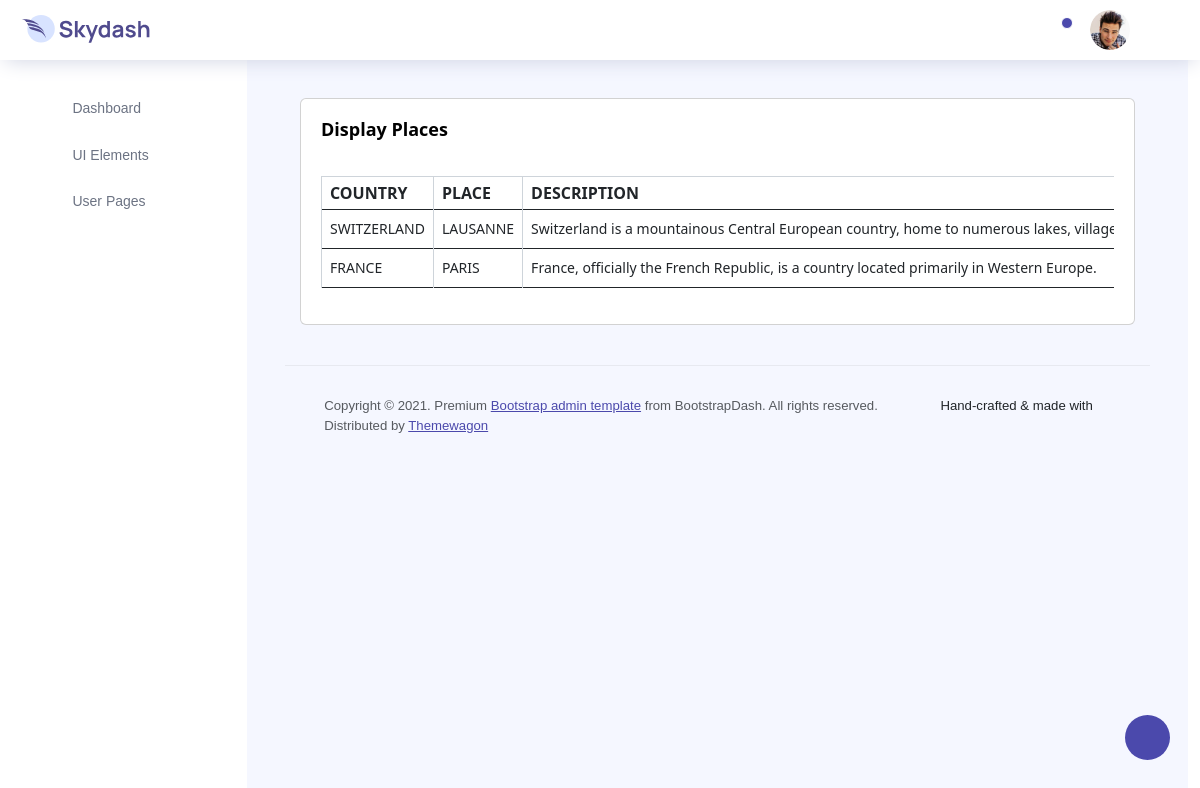
/backend/displayproduct/, run on the app's committed database.
### backend/models.py (models this page shows)
class productdb(models.Model):
     country=models.CharField(max_length=100,null=True,blank=True)
     place=models.CharField(max_length=100,null=True,blank=True)
     pricerange=models.CharField(max_length=100,null=True,blank=True)
     image=models.ImageField(upload_to="product",null=True,blank=True)
     description = models.CharField(max_length=100, null=True, blank=True)

### backend/views.py (the view)
# urls.py: path('displayproduct/', views.displayproduct, name="displayproduct"),
def displayproduct(req):
    data=productdb.objects.all()
    return render(req,"displayproduct.html",{"data":data})

### backend/templates/displayproduct.html (shortened to what this page needs)
<!DOCTYPE html>
{% extends 'homepage.html' %}
{% block content %}
<html lang="en">
<head>
        <link href="https://cdn.jsdelivr.net/npm/bootstrap@5.3.0/dist/css/bootstrap.min.css" rel="stylesheet">
</head>
<body>
<div class="col-lg-12 grid-margin stretch-card">
              <div class="card">
                <div class="card-body">
                  <h4 class="card-title">Display places</h4>
                    <div class="table-responsive pt-3">
                    <table class="table table-bordered">
                      <tr>
                          <th>COUNTRY</th>
                          <th>PLACE</th>
                          <th>DESCRIPTION</th>
                      </tr>
                        <tr>
                            {% for d in data %}
                            <td>{{d.country}}</td>
                            <td>{{d.place}}</td>
                            <td>{{d.description}}</td>
                        </tr>
                         {% endfor %}
                    </table>
                  </div>
                </div>
              </div>
            </div>
</body>
</html>
{% endblock %}

### data on the page
productdb: country "SWITZERLAND", place "LAUSANNE", description "Switzerland is a mountainous Central European country, home to numerous lakes,…"
productdb: country "FRANCE", place "PARIS", description "France, officially the French Republic, is a country located primarily in Western Europe."
